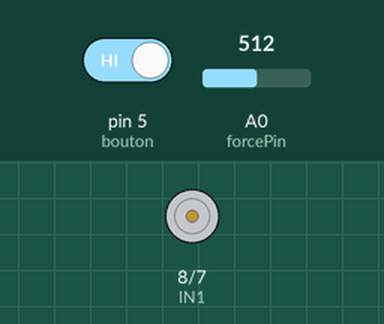
This sketch was run on a simulated Arduino Uno, built with avr-gcc and run on an emulated ATmega328P. Parts: motor-driver pin pairs drawn as motors (green arrow = first pin HIGH = forward, orange = second pin HIGH = backward, longer = more drive, scaled by the enable pin). Inputs (shaded band) come from the test bench; at power-on: pin 5 (bouton) HIGH, A0 (forcePin) = 512. What the sketch prints to the serial monitor is not drawn.

Above: at 3.3 s.
3.4 s: pin 5 (bouton) driven LOW
At 4.5 s:
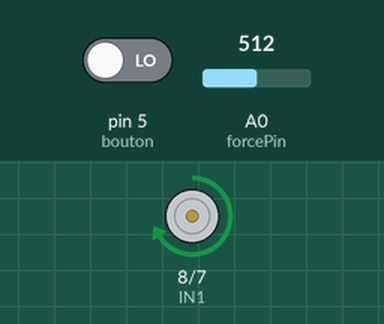
At 6.4 s:
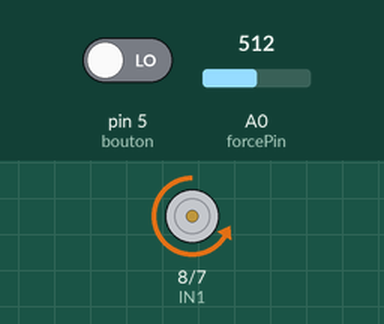
Timing chart, 0 to 9.9 s (numbered marks = the images above; inputs shaded):
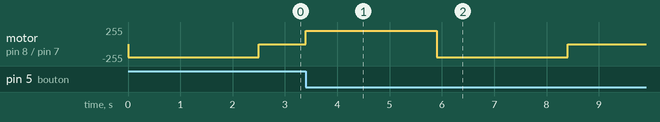

Measured:
- after the input at 3.4 s, motor on pin 8 (IN1) / pin 7 (IN2): stopped → forward 200/255 at once, → backward 200/255 2.5 s later, → stopped 2.5 s later

The sketch:

codeFinal.ino
```cpp
#include<SoftwareSerial.h>

//-- MOTEUR A -- // Direction du Moteur A
byte ENA=10;
byte IN1=8;
int IN2=7;
int mydelay=2500;

int forcePin = 0; // analog pin 0 connected to force sensor
int valF;  // value of force sensor
int thresHold = 200; // defines force sensor pressure threshold
int etatLacer=0;


const int bouton=5;
int val=1;
int etat=1;
int ancien_val=1;

SoftwareSerial BlueT(11, 3);
char Data;
int PWM;

void avancer();
void reculer();
void stopMvt();

void avancer() {
  analogWrite(ENA, 200);
  digitalWrite(IN1, LOW);
  digitalWrite(IN2, HIGH);

}
void stopMvtAvant() {
  analogWrite(ENA, 0);
  digitalWrite(IN1, LOW);
  digitalWrite(IN2, HIGH);
}
void stopMvtArriere(){
  analogWrite(ENA, 0);
  digitalWrite(IN1, HIGH);
  digitalWrite(IN2, LOW);
}
void reculer() {
  analogWrite(ENA, 200);
  digitalWrite(IN1, HIGH);
  digitalWrite(IN2, LOW);
}

void setup() {
  Serial.begin(9600);
  BlueT.begin(9600);

  pinMode(ENA,OUTPUT);
  pinMode(IN1,OUTPUT);
  pinMode(IN2,OUTPUT);
  digitalWrite(ENA,LOW);// Moteur A - Ne pas tourner
  //Direction du moteur A
  digitalWrite(IN1, LOW);
  digitalWrite(IN2, HIGH);

}
void loop() {
  val=digitalRead(bouton);
  valF = analogRead(forcePin); // read value of force sensor
  if( (val==LOW)&&(ancien_val==HIGH)){
    etat=1-etat;
    }
    ancien_val=val;
  if (BlueT.available()){
    Data=BlueT.read();
    if (Data=='1') mydelay=3000;
    if (Data=='2') mydelay=5000;
    if (Data=='3') mydelay=7000;
  }
  if ((etat==1) && (etatLacer==0)){
      if (valF>=thresHold) { // waits for force sensor to equal or pass pressure threshold and then:
      // Tourne dans le sens direct
                avancer();
                delay(mydelay);
                stopMvtAvant();
                etatLacer=1;
      }
  }

  else if ((etat==0) && (etatLacer==1)){
    reculer();
    delay(mydelay);
    stopMvtArriere();
    etat=1;
    etatLacer=0;
   }
   Serial.println(mydelay);
  // Serial.println("etat="+etat);
  // Serial.println("bluetooth"+mydelay);
  // delay(500);

}
```
